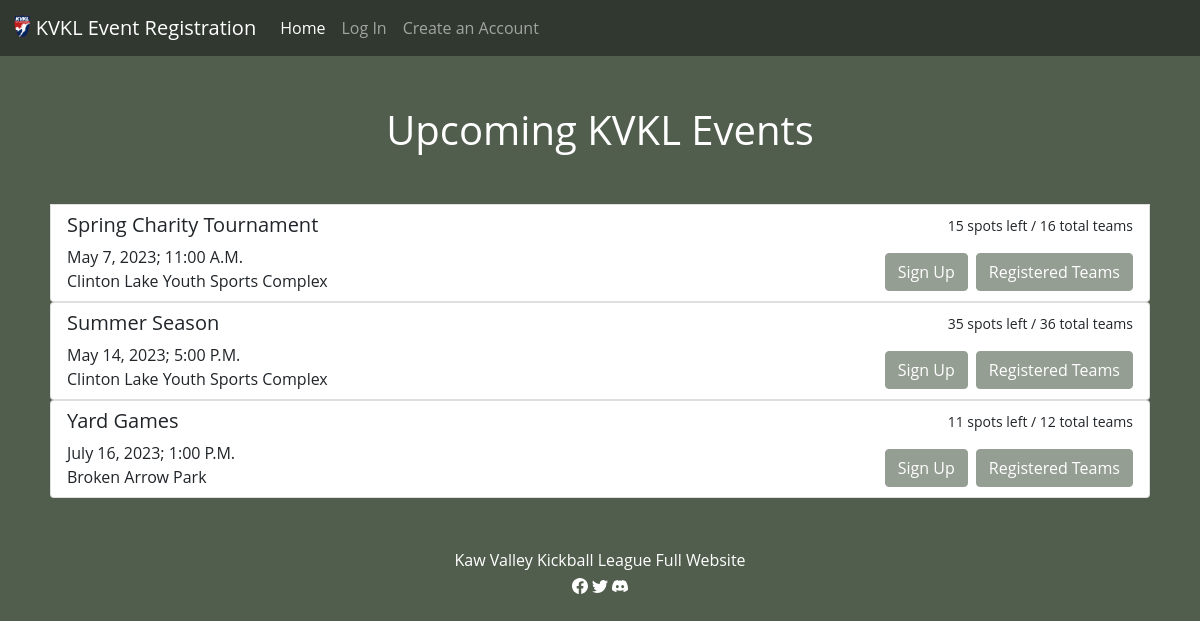
Before: / with the older database file.
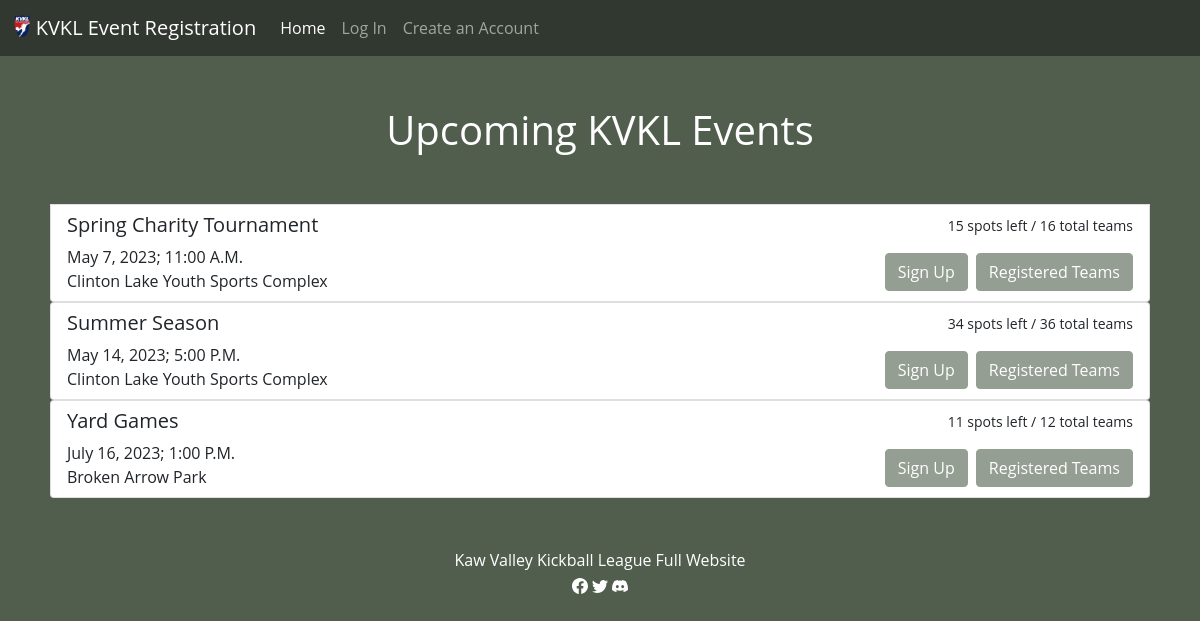
After: the same page with the newer database file.
### tables this page shows
CREATE TABLE events (id INTEGER NOT NULL PRIMARY KEY AUTOINCREMENT, event_name TEXT NOT NULL, month TEXT NOT NULL, day TEXT NOT NULL, year YEAR NOT NULL, time TEXT NOT NULL, location TEXT NOT NULL, number_teams INTEGER NOT NULL, spots_available INTEGER NOT NULL);

### app.py (the view)
@app.route("/", methods=["GET"])
def index():
    events = db.execute("SELECT * FROM events")
    for event in events:
        event["teams"] = db.execute("SELECT team_name, id, sponsor FROM teams where event_id = ?", event["id"])
    for event in events:
        for team in event["teams"]:
            team["players"] = db.execute("SELECT first_name, last_name, accounts.id, captain FROM accounts INNER JOIN registered_players ON accounts.id = registered_players.player_id WHERE team_id = ?", team["id"])
    return render_template("index.html", events=events)

### templates/index.html (shortened to what this page needs)
{% extends "layout.html" %}
{% block main %}
    <h1 class="page-title">Upcoming KVKL Events</h1>
    <div class="homepage">
        {% for event in events %}
            <div class="list-group list-group-item container">
                <div class="row">
                    <div class="col">
                        <h5>{{ event.event_name }}</h5>
                        <div>{{ event.month }} {{ event.day }}, {{ event.year }}; {{ event.time }}</div>
                        <div>{{ event.location }}</div>
                    </div>
                    <div class="col text-end">
                        <small>{{ event.spots_available }} spots left / {{ event.number_teams }} total teams</small>
                        <div class="d-flex w-100 justify-content-end mt-3">
                            <div class="me-2"><button type="button" class="btn btn-kvkl" data-bs-toggle="modal" data-bs-target="#modal{{event.id}}">Sign Up</button></div>
                            <div>
                                <button type="button" value="{{ event.id }}" name="event_id" class="btn btn-kvkl" data-bs-toggle="collapse" data-bs-target="#collapse{{event.id}}" aria-expanded="false" aria-controls="collapseExample">Registered Teams</button>
                            </div>
                        </div>
                    </div>
                </div>
            </div>
        {% endfor %}
    </div>
{% endblock %}

### templates/layout.html (shortened to what this page needs)
<!DOCTYPE html>
<html lang="en">
    <head>
        <link href="https://cdn.jsdelivr.net/npm/bootstrap@5.1.3/dist/css/bootstrap.min.css" rel="stylesheet">
        <link href="/static/styles.css" rel="stylesheet" type="text/css">
    </head>
    <body>
        <nav class="navbar navbar-expand-lg navbar-dark">
            <div class="container-fluid">
              <a class="navbar-brand" href="/"><img src="/static/kvkl-logo.gif" alt="logo" width="auto" height="24" class="d-inline-block align-text-top">
                KVKL Event Registration</a>
              <div class="collapse navbar-collapse" id="navbarNavAltMarkup">
                {% if session["user_id"] %}
                    <div class="navbar-nav">
                        <a class="nav-link active" aria-current="page" href="/">Home</a>
                        <a class="nav-link" href="/profile">Profile</a>
                        <a class="nav-link" href="/event_select">Join a Team</a>
                        <a class="nav-link" href="/team_register">Register a Team</a>
                        <a class="nav-link" href="/logout">Sign Out</a>
                    </div>
                {% else %}
                    <div class="navbar-nav">
                        <a class="nav-link active" aria-current="page" href="/">Home</a>
                        <a class="nav-link" href="/login">Log In</a>
                        <a class="nav-link" href="/account">Create an Account</a>
                    </div>
                {% endif %}
              </div>
            </div>
          </nav>
        <main>
            {% block main %}{% endblock %}
        </main>
        <footer class="text-center text-white mt-5">
            <div>
                <a class="footer" href="https://kawvalleykickball.com">Kaw Valley Kickball League Full Website</a>
            </div>
            <a class="footer" href="https://www.facebook.com/KawValleyKickballLeague/"></a>
              <a class="footer" href="https://twitter.com/KVKL"></a>
              <a class="footer" href="https://discord.gg/kqvm6BCvDr"></a>
        </footer>
    </body>
</html>

### static/styles.css (style rules this page uses)
body { font-family: Open Sans,Arial,sans-serif; background-color: #515e4e; color: white; }
a.footer { all: unset; }
div.homepage { margin-bottom: 50px; padding-left: 50px; padding-right: 50px; }
h1.page-title { text-align: center; margin-top: 50px; margin-bottom: 50px; }
.navbar { background-color: #30382f; }
div.modal-header, div.modal-body, div.collapse { color: black; }
.btn-kvkl { background-color: #959e93; border-color: #959e93; color: white; }

Changed rows visible on the page:
changed events "Summer Season": spots_available "35" → "34"
